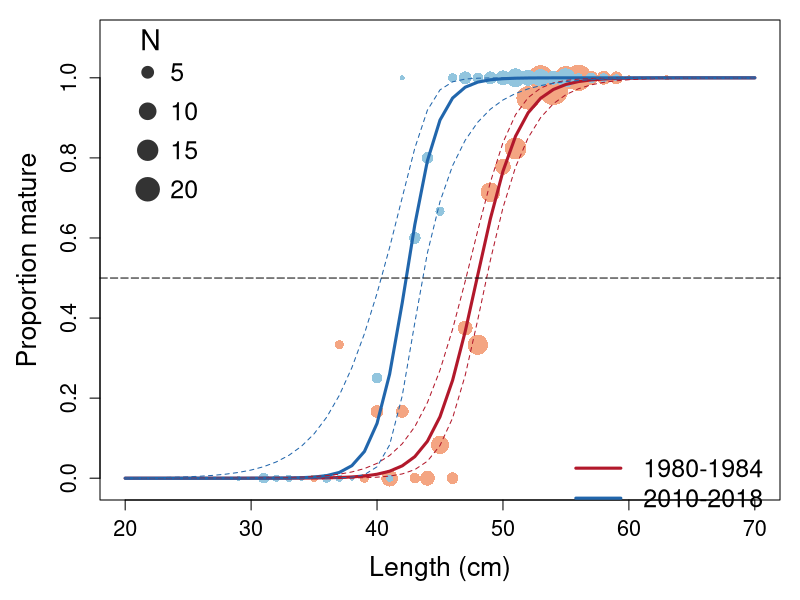
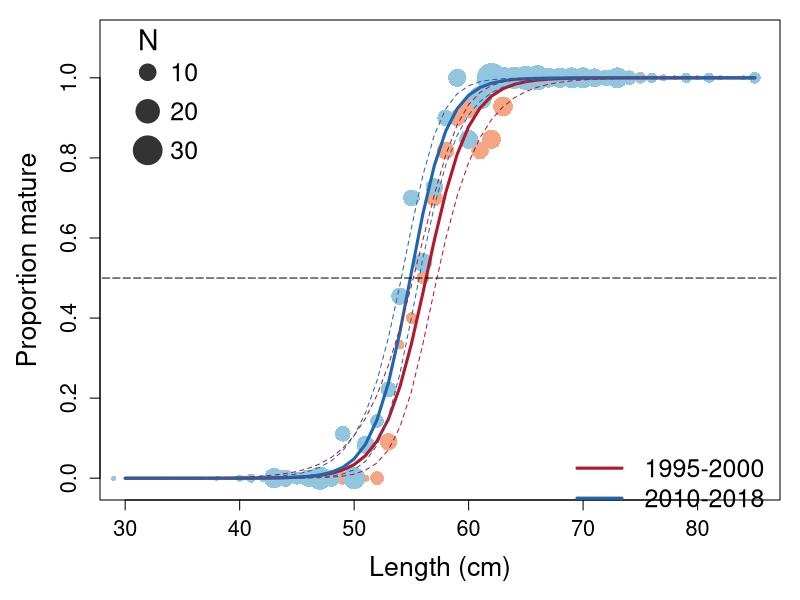

Generate these figures, in order, with R:
### Plotting changes in L50 for canary rockfish and sablefish ###

# This code compares historical L50 values and produces figures 2 and 3

library(tidyverse)
library(here)

##--Canary-------------------------------------------------------------------

# Read data
CNRY.mat.1<-read.csv(here("data", "CNRY_O_1980_1984_11_3_no7_no8.csv"))
Data.in.1<-CNRY.mat.1
CNRY.mat.2<-read.csv(here("data", "CNRY_O_2010_2018_no7_11_3.csv"))
Data.in.2<-CNRY.mat.2

### Time Period 1 ###

###glm fit###

fit.mat.glm.macro.1 <- glm (maturity ~ 1 + length, data <-data.frame(length = Data.in.1$Length, maturity <- Data.in.1$Macro_maturity),
                            family = binomial(link ="logit"))
vector.macro.1 = c(fit.mat.glm.macro.1$coefficients)

# A_glm = intercept
# B_glm = slope

A_glm.macro.1 <- vector.macro.1[1] 
B_glm.macro.1 <- vector.macro.1[2]
Lmat50.macro.1 = -(A_glm.macro.1/B_glm.macro.1)
Lmat50.macro.1

cor(Data.in.1$Length, Data.in.1$Macro_maturity)

sA.macro.1 <- summary (fit.mat.glm.macro.1)$coef[1,2] 
sB.macro.1 <- summary (fit.mat.glm.macro.1)$coef[2,2]    
r.macro.1 <-cor(Data.in.1$Length, Data.in.1$Macro_maturity)
n.1 <- length(Data.in.1$Length)

#Variance estimator
deltamethod.macro.1 <- ((sA.macro.1^2)/(B_glm.macro.1^2))- ((2*A_glm.macro.1*sA.macro.1*sB.macro.1*r.macro.1)/(B_glm.macro.1^3))+ (((A_glm.macro.1^2)*(sB.macro.1^2))/(B_glm.macro.1^4))
deltamethod.macro.1

## 95% Confidence Interval equation

con.macro.1 <- 1.96*(sqrt(deltamethod.macro.1)/sqrt(n.1))
macro_mat.1 = c(Lmat50.macro.1,con.macro.1)



### Time Period 2 ###

###glm fit###

fit.mat.glm.macro.2 <- glm (maturity ~ 1 + length, data <-data.frame(length = Data.in.2$Length, maturity <- Data.in.2$Macro_maturity),
                            family = binomial(link ="logit"))
vector.macro.2 = c(fit.mat.glm.macro.2$coefficients)

# A_glm = intercept
# B_glm = slope

A_glm.macro.2 <- vector.macro.2[1] 
B_glm.macro.2 <- vector.macro.2[2]
Lmat50.macro.2 = -(A_glm.macro.2/B_glm.macro.2)
Lmat50.macro.2

cor(Data.in.2$Length, Data.in.2$Macro_maturity)

sA.macro.2 <- summary (fit.mat.glm.macro.2)$coef[1,2] 
sB.macro.2 <- summary (fit.mat.glm.macro.2)$coef[2,2]    
r.macro.2 <-cor(Data.in.2$Length, Data.in.2$Macro_maturity)
n.2 <- length(Data.in.2$Length)

#Variance estimator
deltamethod.macro.2 <- ((sA.macro.2^2)/(B_glm.macro.2^2))- ((2*A_glm.macro.2*sA.macro.2*sB.macro.2*r.macro.2)/(B_glm.macro.2^3))+ (((A_glm.macro.2^2)*(sB.macro.2^2))/(B_glm.macro.2^4))
deltamethod.macro.2

## 95% Confidence Interval equation

con.macro.2 <- 1.96*(sqrt(deltamethod.macro.2)/sqrt(n.2))
macro_mat.2 = c(Lmat50.macro.2,con.macro.2)

### RESULTS ###

GLM.maturity.data = rbind(macro_mat.1,macro_mat.2)
colnames(GLM.maturity.data) = c("Lmat50", "95% CI +/-")
GLM.maturity.data = as.data.frame(GLM.maturity.data)
GLM.maturity.data





### CREATE PLOT
setEPS()
postscript(here("figures", "Fig2.eps"), height = 8, width = 8)

par(xpd=TRUE,mar = c("bottom" = 5, "left" = 5, "top" = 1, "right" = 1))
plot(0, type ='n', xlim=c(20,70),ylim=c(-0.01,1.1),xlab="Length (cm)",ylab="Proportion mature", cex.lab = 1.6, cex.axis = 1.3)

#Points and Line
# CNRY.mat.1<-read.csv(here("data", "CNRY_O_1980_1984_11_3.csv"))
# Data.in.1<-CNRY.mat.1
# 
# CNRY.mat.2<-read.csv(here("data", "CNRY_O_2010_2018_no7_11_3.csv"))
# Data.in.2<-CNRY.mat.2

# Time Period 1 #
bin_m.1 <- Data.in.1$size
prop_m.1 <- Data.in.1$prop_macro
n_m.1 <- Data.in.1$N
fit.mat.glm.macro.1[1]
df.fit.mat.glm.macro.1 = as.data.frame(fit.mat.glm.macro.1[1])
A_glm.macro.1 = df.fit.mat.glm.macro.1$coefficients[1]
B_glm.macro.1 = df.fit.mat.glm.macro.1$coefficients[2]

# Time Period 2 #
bin_m.2 <- Data.in.2$size
prop_m.2 <- Data.in.2$prop_macro
n_m.2 <- Data.in.2$N
fit.mat.glm.macro.2[1]
df.fit.mat.glm.macro.2 = as.data.frame(fit.mat.glm.macro.2[1])
A_glm.macro.2 = df.fit.mat.glm.macro.2$coefficients[1]
B_glm.macro.2 = df.fit.mat.glm.macro.2$coefficients[2]

# points(x = bin_m.1, y = prop_m.1,cex=0.7*sqrt(n_m.1), pch=16, col = rgb(1,0,0,0.2))
# points(x = bin_m.2, y = prop_m.2,cex=0.7*sqrt(n_m.2), pch=16, col = rgb(0,0,1,0.2))
points(x = bin_m.1, y = prop_m.1,cex=0.7*sqrt(n_m.1), pch=16, col = "#f4a582")
points(x = bin_m.2, y = prop_m.2,cex=0.7*sqrt(n_m.2), pch=16, col = "#92c5de")


lines(20:70, 1/(1+(exp(-(A_glm.macro.1+(B_glm.macro.1*(20:70)))))), type = "l", col='#b2182b', pch = 19, lty =1,lwd = 3)####Time Period 1#####
lines(20:70, 1/(1+(exp(-(A_glm.macro.2+(B_glm.macro.2*(20:70)))))), type = "l", col='#2166ac', pch = 19, lty =1,lwd = 3)####Time Period 2#####

# GLM Confidence Bands #

plotdat <- data.frame(length=(20:70))
predat.1 <- predict(fit.mat.glm.macro.1,newdata=plotdat, se.fit=TRUE)
with(predat.1, lines(20:70,exp(fit+1.96*se.fit)/(1+exp(fit+1.96*se.fit)),lty=2,col="#b2182b"))
with(predat.1, lines(20:70,exp(fit-1.96*se.fit)/(1+exp(fit-1.96*se.fit)),lty=2,col="#b2182b"))

predat.2 <- predict(fit.mat.glm.macro.2,newdata=plotdat, se.fit=TRUE)
with(predat.2, lines(20:70,exp(fit+1.96*se.fit)/(1+exp(fit+1.96*se.fit)),lty=2,col="#2166ac"))
with(predat.2, lines(20:70,exp(fit-1.96*se.fit)/(1+exp(fit-1.96*se.fit)),lty=2,col="#2166ac"))


# L50 line #
segments(18,0.5,72,0.5,lty=5)

#Legend
legend.a <- c(5, 10,     
              15, 20)

legend.cex <- 0.7*sqrt(legend.a)

legend(20 ,1.1,legend=legend.a,pch=19,col="gray20",
       cex = 1.5, pt.cex=legend.cex,ncol=1,bty='n', y.intersp = 1.3)
text(22, 1.095, "N",cex = 1.7)


legend(54,0.1, legend=c("1980-1984","2010-2018"), col=c("#b2182b", "#2166ac"), lwd=c(3,3),
       lty= c(1,1,1), cex=1.5, bty="n")

dev.off()


##--Sablefish-------------------------------------------------------------------

# Read data
SABL.mat.1<-read.csv(here("data", "SABL_O_1995_2000_no7_no8_10_2_edit.csv"))
Data.in.1<-SABL.mat.1
SABL.mat.2<-read.csv(here("data", "SABL_O_2010_2018_no7_10_2.csv"))
Data.in.2<-SABL.mat.2

### Time Period 1 ###

###glm fit###

fit.mat.glm.macro.1 <- glm (maturity ~ 1 + length, data <-data.frame(length = Data.in.1$Length, maturity <- Data.in.1$Macro_maturity),
                            family = binomial(link ="logit"))
vector.macro.1 = c(fit.mat.glm.macro.1$coefficients)

# A_glm = intercept
# B_glm = slope

A_glm.macro.1 <- vector.macro.1[1] 
B_glm.macro.1 <- vector.macro.1[2]
Lmat50.macro.1 = -(A_glm.macro.1/B_glm.macro.1)
Lmat50.macro.1

cor(Data.in.1$Length, Data.in.1$Macro_maturity)

sA.macro.1 <- summary (fit.mat.glm.macro.1)$coef[1,2] 
sB.macro.1 <- summary (fit.mat.glm.macro.1)$coef[2,2]    
r.macro.1 <-cor(Data.in.1$Length, Data.in.1$Macro_maturity)
n.1 <- length(Data.in.1$Length)

#Variance estimator
deltamethod.macro.1 <- ((sA.macro.1^2)/(B_glm.macro.1^2))- ((2*A_glm.macro.1*sA.macro.1*sB.macro.1*r.macro.1)/(B_glm.macro.1^3))+ (((A_glm.macro.1^2)*(sB.macro.1^2))/(B_glm.macro.1^4))
deltamethod.macro.1

## 95% Confidence Interval equation

con.macro.1 <- 1.96*(sqrt(deltamethod.macro.1)/sqrt(n.1))
macro_mat.1 = c(Lmat50.macro.1,con.macro.1)



### Time Period 2 ###

###glm fit###

fit.mat.glm.macro.2 <- glm (maturity ~ 1 + length, data <-data.frame(length = Data.in.2$Length, maturity <- Data.in.2$Macro_maturity),
                            family = binomial(link ="logit"))
vector.macro.2 = c(fit.mat.glm.macro.2$coefficients)

# A_glm = intercept
# B_glm = slope

A_glm.macro.2 <- vector.macro.2[1] 
B_glm.macro.2 <- vector.macro.2[2]
Lmat50.macro.2 = -(A_glm.macro.2/B_glm.macro.2)
Lmat50.macro.2

cor(Data.in.2$Length, Data.in.2$Macro_maturity)

sA.macro.2 <- summary (fit.mat.glm.macro.2)$coef[1,2] 
sB.macro.2 <- summary (fit.mat.glm.macro.2)$coef[2,2]    
r.macro.2 <-cor(Data.in.2$Length, Data.in.2$Macro_maturity)
n.2 <- length(Data.in.2$Length)

#Variance estimator
deltamethod.macro.2 <- ((sA.macro.2^2)/(B_glm.macro.2^2))- ((2*A_glm.macro.2*sA.macro.2*sB.macro.2*r.macro.2)/(B_glm.macro.2^3))+ (((A_glm.macro.2^2)*(sB.macro.2^2))/(B_glm.macro.2^4))
deltamethod.macro.2

## 95% Confidence Interval equation

con.macro.2 <- 1.96*(sqrt(deltamethod.macro.2)/sqrt(n.2))
macro_mat.2 = c(Lmat50.macro.2,con.macro.2)

### RESULTS ###

GLM.maturity.data = rbind(macro_mat.1,macro_mat.2)
colnames(GLM.maturity.data) = c("Lmat50", "95% CI +/-")
GLM.maturity.data = as.data.frame(GLM.maturity.data)
GLM.maturity.data





### CREATE PLOT
setEPS()
postscript(here("figures", "Fig3.eps"), height = 8, width = 8)

par(mfrow=c(1,1))
par(xpd=TRUE,mar = c("bottom" = 5, "left" = 5, "top" = 1, "right" = 1))
plot(0, type ='n', xlim=c(30,85),ylim=c(-0.01,1.1),xlab="Length (cm)",ylab="Proportion mature", cex.lab = 1.6, cex.axis = 1.3)

# Time Period 1 #
bin_m.1 <- Data.in.1$size
prop_m.1 <- Data.in.1$prop_macro
n_m.1 <- Data.in.1$N
fit.mat.glm.macro.1[1]
df.fit.mat.glm.macro.1 = as.data.frame(fit.mat.glm.macro.1[1])
A_glm.macro.1 = df.fit.mat.glm.macro.1$coefficients[1]
B_glm.macro.1 = df.fit.mat.glm.macro.1$coefficients[2]

# Time Period 2 #
bin_m.2 <- Data.in.2$size
prop_m.2 <- Data.in.2$prop_macro
n_m.2 <- Data.in.2$N
fit.mat.glm.macro.2[1]
df.fit.mat.glm.macro.2 = as.data.frame(fit.mat.glm.macro.2[1])
A_glm.macro.2 = df.fit.mat.glm.macro.2$coefficients[1]
B_glm.macro.2 = df.fit.mat.glm.macro.2$coefficients[2]

# points(x = bin_m.1, y = prop_m.1,cex=0.7*sqrt(n_m.1), pch=16, col = rgb(1,0,0,0.2))
# points(x = bin_m.2, y = prop_m.2,cex=0.7*sqrt(n_m.2), pch=16, col = rgb(0,0,1,0.2))
points(x = bin_m.1, y = prop_m.1,cex=0.7*sqrt(n_m.1), pch=16, col = "#f4a582")
points(x = bin_m.2, y = prop_m.2,cex=0.7*sqrt(n_m.2), pch=16, col = "#92c5de")


lines(30:85, 1/(1+(exp(-(A_glm.macro.1+(B_glm.macro.1*(30:85)))))), type = "l", col="#b2182b", pch = 19, lty =1,lwd = 3)####Time Period 1#####
lines(30:85, 1/(1+(exp(-(A_glm.macro.2+(B_glm.macro.2*(30:85)))))), type = "l", col="#2166ac", pch = 19, lty =1,lwd = 3)####Time Period 2#####

# GLM Confidence Bands #
plotdat <- data.frame(length=(30:80))
predat.1 <- predict(fit.mat.glm.macro.1,newdata=plotdat, se.fit=TRUE)
with(predat.1, lines(30:80,exp(fit+1.96*se.fit)/(1+exp(fit+1.96*se.fit)),lty=2,col="#b2182b"))
with(predat.1, lines(30:80,exp(fit-1.96*se.fit)/(1+exp(fit-1.96*se.fit)),lty=2,col="#b2182b"))

predat.2 <- predict(fit.mat.glm.macro.2,newdata=plotdat, se.fit=TRUE)
with(predat.2, lines(30:80,exp(fit+1.96*se.fit)/(1+exp(fit+1.96*se.fit)),lty=2,col="#2166ac"))
with(predat.2, lines(30:80,exp(fit-1.96*se.fit)/(1+exp(fit-1.96*se.fit)),lty=2,col="#2166ac"))


#Legend
legend.a <- c(10, 20, 30)

legend.cex <- 0.7*sqrt(legend.a)

legend(30 ,1.1,legend=legend.a,pch=19,col="gray20",
       cex = 1.5, pt.cex=legend.cex,ncol=1,bty='n', y.intersp = 1.3)
text(32, 1.095, "N",cex = 1.7)

# legend(30,1.01,legend="20",pch=19,col="gray20",cex = 1, pt.cex=0.7*sqrt(20),ncol=1,bty='n')
# legend(30,0.95,legend="30",pch=19,col="gray20",cex = 1, pt.cex=0.7*sqrt(30),ncol=1,bty='n')

legend(67.5,0.1, legend=c("1995-2000","2010-2018"), col=c("#b2182b", "#2166ac"), lwd=c(3,3),
       lty= c(1,1,1), cex=1.5, bty="n")


# # L50 line intercept #
segments(28,0.5,87,0.5,lty=5)



dev.off()

